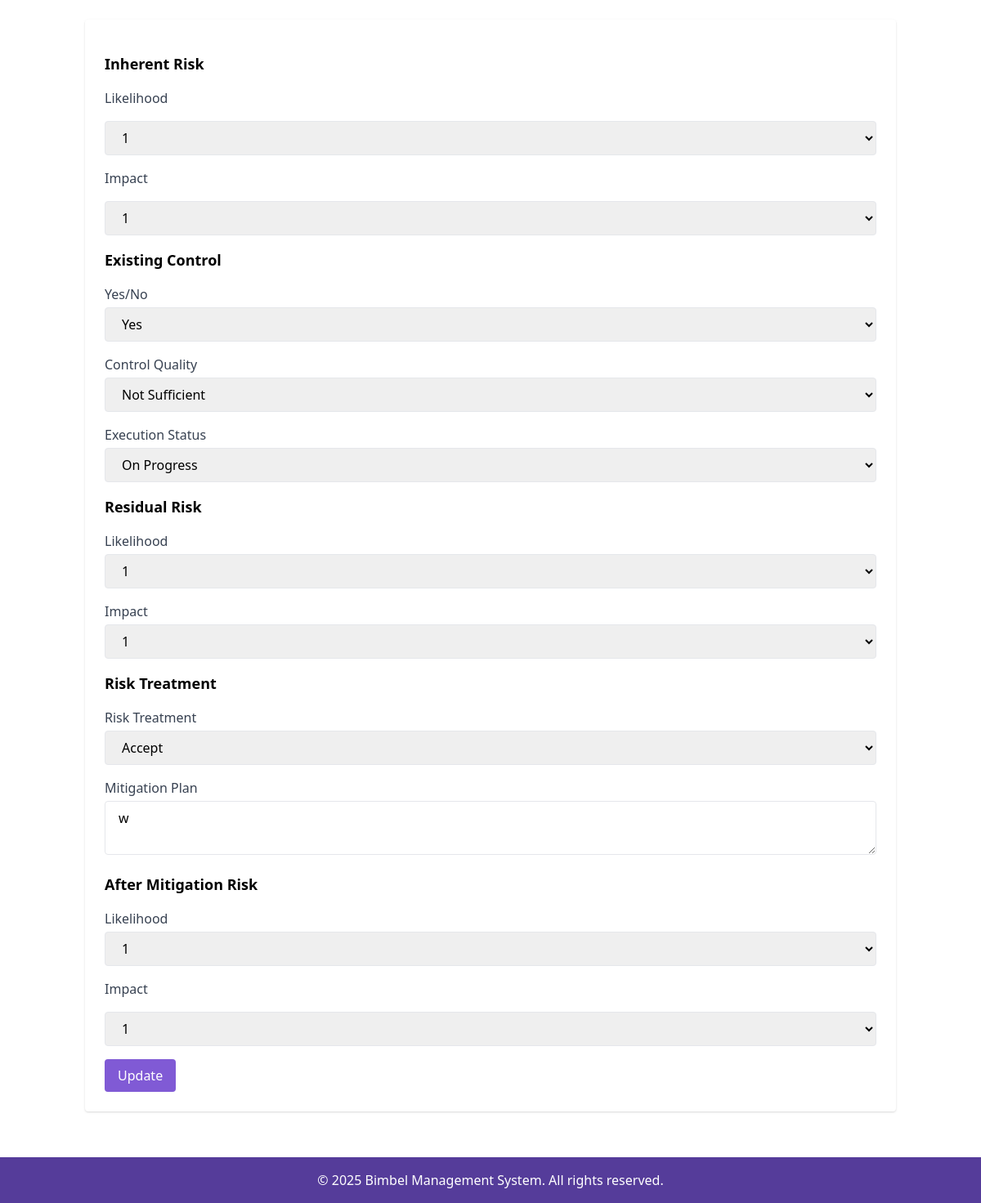
The app's page /modules/mitigation/edit_mitigation.php?edit=9 (signed in) with its own data.
### tables this page shows
CREATE TABLE `mitigations` (
  `id` int(11) NOT NULL,
  `risk_code` varchar(10) DEFAULT NULL,
  `inherent_likehood` tinyint(4) DEFAULT NULL,
  `inherent_impact` tinyint(4) DEFAULT NULL,
  `inherent_risk_level` int(11) DEFAULT NULL,
  `existing_control` enum('Yes','No') DEFAULT NULL,
  `control_quality` enum('Sufficient','Not Sufficient') DEFAULT NULL,
  `execution_status` enum('On Progress','Pending','Completed') DEFAULT NULL,
  `residual_likehood` tinyint(4) DEFAULT NULL,
  `residual_impact` tinyint(4) DEFAULT NULL,
  `residual_risk_level` int(11) DEFAULT NULL,
  `risk_treatment` enum('Accept','Share','Reduce','avoid') DEFAULT NULL,
  `mitigation_plan` text DEFAULT NULL,
  `after_mitigation_likehood` tinyint(4) DEFAULT NULL,
  `after_mitigation_impact` tinyint(4) DEFAULT NULL,
  `after_mitigation_risk_level` int(11) DEFAULT NULL,
  `staff_id` int(11) DEFAULT NULL,
  `is_completed` tinyint(1) NOT NULL DEFAULT 0
);

### classes/Mitigation.php (called while the page is built, shortened)
<?php
class Mitigation {
    private $conn;
    public function __construct($db) {
        $this->conn = $db;
    }
    public function getMitigationById($id) {
        try {
            $stmt = $this->conn->prepare("SELECT * FROM mitigations WHERE id = :id");
            $stmt->execute(['id' => $id]);
            $result = $stmt->fetch(PDO::FETCH_ASSOC);
            return $result;
        } catch (PDOException $e) {
            echo "Query Error: " . $e->getMessage();
            return null;
        }
    }
}

### modules/mitigation/edit_mitigation.php (the view, shortened to what this page needs)
<?php
require_once __DIR__ . '/../../includes/init.php';
require_once __DIR__ . '/../../classes/Mitigation.php';
$mitigation = new Mitigation($conn);
$id = $_GET['edit'] ?? $_POST['edit'] ?? null;
$editData = $mitigation->getMitigationById($id);
?>
<!DOCTYPE html>
<html lang="id">
<head>
    <link href="https://cdn.jsdelivr.net/npm/tailwindcss@2.0.4/dist/tailwind.min.css" rel="stylesheet">
</head>
    <main class="container mx-auto px-4 py-6 flex-grow">
        <section class="bg-white rounded shadow p-6 mb-8">
            <form action="edit_mitigation.php" method="POST" target="_self" class="space-y-4">
                <h3 class="text-lg font-bold mt-6 mb-2">Inherent Risk</h3>
                <div class="space-y-4">
                    <label for="inherent_likehood" class="block text-gray-700 font-medium">Likelihood</label>
                    <select id="inherent_likehood" name="inherent_likehood" required class="w-full mt-1 px-4 py-2 border rounded focus:ring focus:ring-purple-500">
                        <?php for ($i = 1; $i <= 5; $i++): ?>
                            <option value="<?php echo $i; ?>" <?php echo (isset($editData['inherent_likehood']) && $editData['inherent_likehood'] == $i) ? 'selected' : ''; ?>><?php echo $i; ?></option>
                        <?php endfor; ?>
                    </select>
                    <label for="inherent_impact" class="block text-gray-700 font-medium">Impact</label>
                    <select id="inherent_impact" name="inherent_impact" required class="w-full mt-1 px-4 py-2 border rounded focus:ring focus:ring-purple-500">
                        <?php for ($i = 1; $i <= 5; $i++): ?>
                            <option value="<?php echo $i; ?>" <?php echo (isset($editData['inherent_impact']) && $editData['inherent_impact'] == $i) ? 'selected' : ''; ?>><?php echo $i; ?></option>
                        <?php endfor; ?>
                    </select>
                </div>
                <h3 class="text-lg font-bold mt-6 mb-2">Existing Control</h3>
                    <div class="space-y-4">
                        <div>
                            <label for="existing_control" class="block text-gray-700 font-medium"v>Yes/No</label>
                            <select id="existing_control" name="existing_control" required class="w-full mt-1 px-4 py-2 border rounded focus:ring focus:ring-purple-500">
                                <option value="Yes" <?php echo (isset($editData['existing_control']) && $editData['existing_control'] == 'Yes') ? 'selected' : ''; ?>>Yes</option>
                            </select>
                        </div>
                        <div>
                            <label for="control_quality" class="block text-gray-700 font-medium">Control Quality</label>
                            <select id="control_quality" name="control_quality" required class="w-full mt-1 px-4 py-2 border rounded focus:ring focus:ring-purple-500">
                                <option value="Not Sufficient" <?php echo (isset($editData['control_quality']) && $editData['control_quality'] == 'Not Sufficient') ? 'selected' : ''; ?>>Not Sufficient</option>
                            </select>
                        </div>
                        <div>
                            <label for="execution_status" class="block text-gray-700 font-medium">Execution Status</label>
                            <select id="execution_status" name="execution_status" required class="w-full mt-1 px-4 py-2 border rounded focus:ring focus:ring-purple-500">
                                <option value="On Progress" <?php echo (isset($editData['execution_status']) && $editData['execution_status'] == 'On Progress') ? 'selected' : ''; ?>>On Progress</option>
                            </select>
                        </div>
                    </div>
                <h3 class="text-lg font-bold mt-6 mb-2">Residual Risk</h3>
                <div class="space-y-4">
                    <div>
                        <label for="residual_likehood" class="block text-gray-700 font-medium">Likelihood</label>
                        <select id="residual_likehood" name="residual_likehood" required class="w-full mt-1 px-4 py-2 border rounded focus:ring focus:ring-purple-500">
                            <?php for ($i = 1; $i <= 5; $i++): ?>
                                <option value="<?php echo $i; ?>" <?php echo (isset($editData['residual_likehood']) && $editData['residual_likehood'] == $i) ? 'selected' : ''; ?>><?php echo $i; ?></option>
                            <?php endfor; ?>
                        </select>
                    </div>
                    <div>
                        <label for="residual_impact" class="block text-gray-700 font-medium">Impact</label>
                        <select id="residual_impact" name="residual_impact" required class="w-full mt-1 px-4 py-2 border rounded focus:ring focus:ring-purple-500">
                            <?php for ($i = 1; $i <= 5; $i++): ?>
                                <option value="<?php echo $i; ?>" <?php echo (isset($editData['residual_impact']) && $editData['residual_impact'] == $i) ? 'selected' : ''; ?>><?php echo $i; ?></option>
                            <?php endfor; ?>
                        </select>
                    </div>
                </div>
                <h3 class="text-lg font-bold mt-6 mb-2">Risk Treatment</h3>
                <div class="space-y-4">
                    <div>
                        <label for="risk_treatment" class="block text-gray-700 font-medium">Risk Treatment</label>
                        <select id="risk_treatment" name="risk_treatment" required class="w-full mt-1 px-4 py-2 border rounded focus:ring focus:ring-purple-500">
                            <option value="Accept" <?php echo (isset($editData['risk_treatment']) && $editData['risk_treatment'] == 'Accept') ? 'selected' : ''; ?>>Accept</option>
                        </select>
                    </div>
                    <div>
                        <label for="mitigation_plan" class="block text-gray-700 font-medium">Mitigation Plan</label>
                        <textarea id="mitigation_plan" name="mitigation_plan" required class="w-full mt-1 px-4 py-2 border rounded focus:ring focus:ring-purple-500"><?php echo $editData['mitigation_plan'] ?? ''; ?></textarea>
                    </div>
                </div>
                <h3 class="text-lg font-bold mt-6 mb-2">After Mitigation Risk</h3>
                <div class="space-y-4">
                    <div>
                        <label for="after_mitigation_likehood" class="block text-gray-700 font-medium">Likelihood</label>
                        <select id="after_mitigation_likehood" name="after_mitigation_likehood" required class="w-full mt-1 px-4 py-2 border rounded focus:ring focus:ring-purple-500">
                            <?php for ($i = 1; $i <= 5; $i++): ?>
                                <option value="<?php echo $i; ?>" <?php echo (isset($editData['after_mitigation_likehood']) && $editData['after_mitigation_likehood'] == $i) ? 'selected' : ''; ?>><?php echo $i; ?></option>
                            <?php endfor; ?>
                        </select>
                    </div>
                <div>
                    <div class="space-y-4">
                    <label for="after_mitigation_impact" class="block text-gray-700 font-medium">Impact</label>
                        <select id="after_mitigation_impact" name="after_mitigation_impact" required class="w-full mt-1 px-4 py-2 border rounded focus:ring focus:ring-purple-500">
                            <?php for ($i = 1; $i <= 5; $i++): ?>
                                <option value="<?php echo $i; ?>" <?php echo (isset($editData['after_mitigation_impact']) && $editData['after_mitigation_impact'] == $i) ? 'selected' : ''; ?>><?php echo $i; ?></option>
                            <?php endfor; ?>
                        </select>
                    </div>
                </div>
                </div>
                <button type="submit"  class="bg-purple-700 text-white px-4 py-2 rounded hover:bg-purple-800 transition">Update</button>
            </form>
        </section>
    </main>
    <?php
    require_once '../../includes/footer.php';
    ?>
</body>
</html>

### modules/mitigation/edit_mitigation.php (style rules this page uses)
.bg-purple-700 { background-color: #805ad5; }

### records on screen
mitigations: inherent_likehood "1", inherent_impact "1", existing_control "Yes", control_quality "Not Sufficient", execution_status "On Progress", residual_likehood "1", residual_impact "1", risk_treatment "Accept", mitigation_plan "w", after_mitigation_likehood "1", after_mitigation_impact "1"
